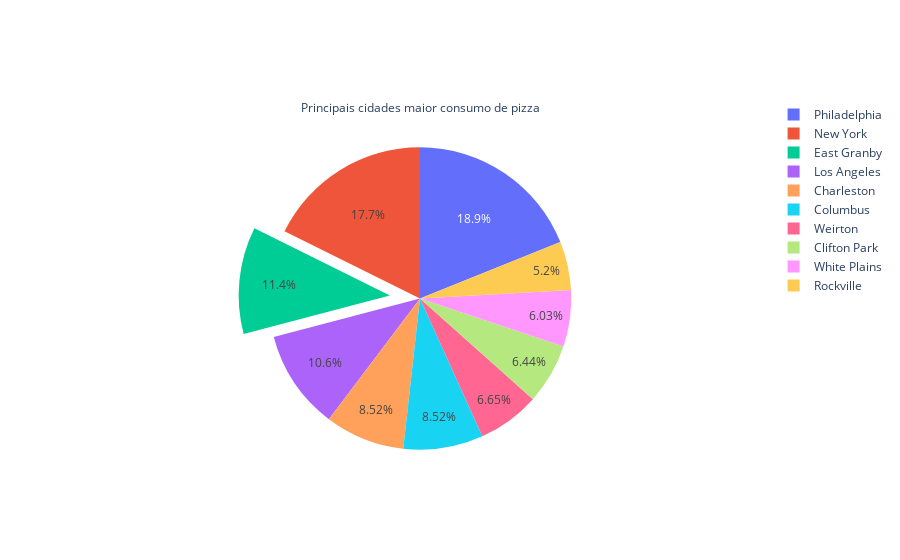

The notebook cell this image was saved under:
### Code cell
#10 principais cidades maior consumo de pizza
#Plotando um gráfico de pizza
import plotly.graph_objects as go

labels = ['Philadelphia', 'New York', 'East Granby','Los Angeles', 'Charleston', 'Columbus', 'Weirton', 'Clifton Park','White Plains', 'Rockville']
values = pizza_city

# pull is given as a fraction of the pie radius
fig = go.Figure(data=[go.Pie(labels=labels, values=values, pull=[0, 0, 0.2, 0], title='Principais cidades maior consumo de pizza')])
fig.show()

### Figure 1 — Plotly figure (JSON) as saved in the notebook; plotly's stock layout.template omitted (floating-point values rounded to 4 significant figures)
{"data": [{"labels": ["Philadelphia", "New York", "East Granby", "Los Angeles", "Charleston", "Columbus", "Weirton", "Clifton Park", "White Plains", "Rockville"], "pull": [0, 0, 0.2, 0], "title": {"text": "Principais cidades maior consumo de pizza"}, "type": "pie", "values": [91, 85, 55, 51, 41, 41, 32, 31, 29, 25]}], "layout": {}}
